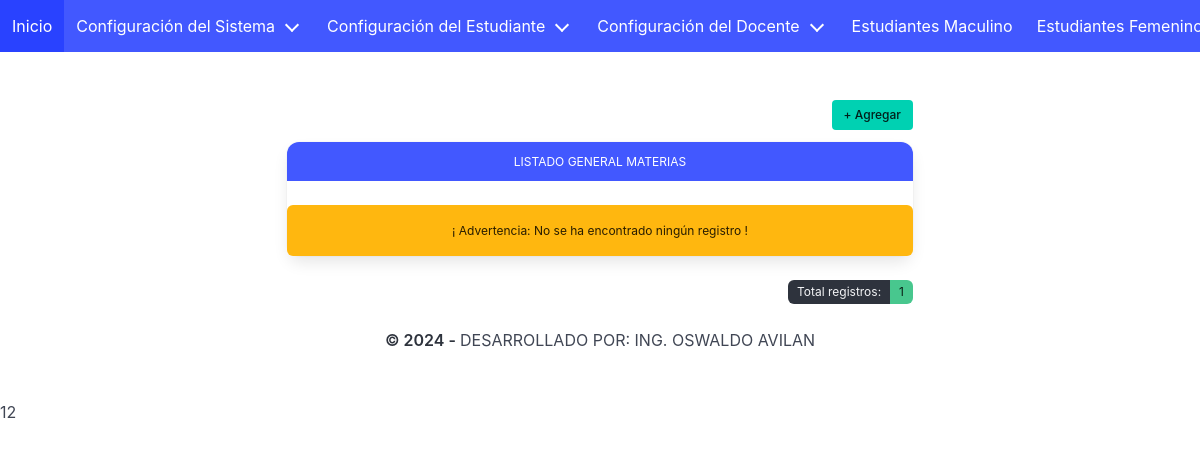
Before: /materias.php with the older database file.
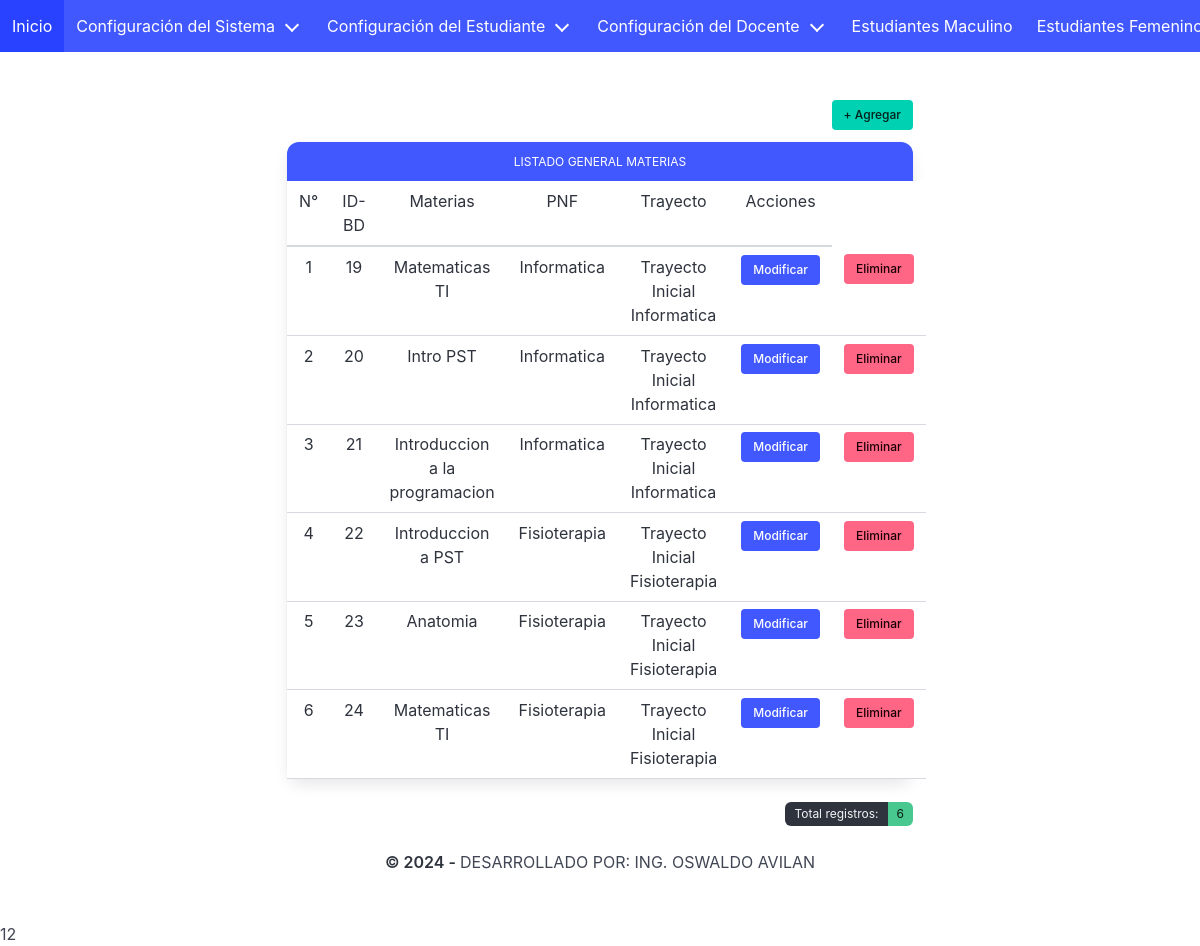
After: the same page with the newer database file.
### tables this page shows
CREATE TABLE `materias` (
  `id_materias` int(11) NOT NULL,
  `materias` varchar(45) NOT NULL,
  `id_pnf` int(11) NOT NULL,
  `id_trayectos` int(11) NOT NULL
);

CREATE TABLE `pnf` (
  `id_pnf` int(11) NOT NULL,
  `pnf` varchar(45) NOT NULL
);

CREATE TABLE `trayectos` (
  `id_trayectos` int(11) NOT NULL,
  `trayectos` varchar(45) NOT NULL
);

### materias.php (the view, shortened to what this page needs)
<?php
include "conexion/conexion.php";
?>
<!DOCTYPE html>
<html lang="es" data-theme="light">
  <head>
    <link rel="stylesheet" href="css/bulma.min.css">
  </head>
  <body>
<?php include "menu.php"; ?>
<section class="section">
  <div class="container">
    <div class="columns is-mobile is-centered">
      <div class="column is-8">
<div class="field is-grouped is-grouped-right">
  <p class="control">
  <button class="button is-primary is-small js-modal-trigger"
  data-target="modal-js-example" aria-haspopup="true">+ Agregar</button>
  </p>
</div>
<article class="panel is-link">
  <p class="panel-heading has-text-centered has-text-weight-normal is-size-7">LISTADO GENERAL MATERIAS</p>
<?php
$consulta = $DB_con->query("SELECT
materias.id_materias,
materias.materias,
materias.id_pnf,
trayectos.id_trayectos,
trayectos.trayectos,
pnf.pnf
FROM materias
INNER JOIN trayectos ON materias.id_trayectos = trayectos.id_trayectos
INNER JOIN pnf ON materias.id_pnf = pnf.id_pnf
ORDER BY materias.id_materias;");
if($consulta->rowCount() > 0){
$i=1;
 ?>
 <table id="myTable" class="table is-hoverable table is-mobile is-fullwidth has-text-centered">
        <thead>
          <tr>
              <th class="has-text-centered has-text-weight-normal">N°</th>
              <th class="has-text-centered has-text-weight-normal">ID-BD</th>
              <th class="has-text-centered has-text-weight-normal">Materias</th>
              <th class="has-text-centered has-text-weight-normal">PNF</th>
              <th class="has-text-centered has-text-weight-normal">Trayecto</th>
              <th class="has-text-centered has-text-weight-normal">Acciones</th>
          </tr>
        </thead>
<?php
while ($linea = $consulta->fetch(PDO::FETCH_ASSOC)) {
echo "
        <tbody>
          <tr>
            <td class='has-text-centered'>$i</td>";?>
            <td><?php echo $linea['id_materias']; ?></td>
            <td><?php echo $linea['materias']; ?></td>
            <td><?php echo $linea['pnf']; ?></td>
            <td><?php echo $linea['trayectos']; ?></td>
<td>
<button data-target="#modificar_<?php echo $linea['id_materias']; ?>"
class='button is-small is-responsive is-link js-modal-trigger'>Modificar</button>
</td>
<td>
<button data-target="#eliminar_<?php echo $linea['id_materias']; ?>"
class='button is-small is-responsive is-danger js-modal-trigger' >Eliminar</button>
</td>
</tr>
</tbody>
<?php
$i++;
}
}
else
echo "<br><div class='notification is-warning has-text-centered has-text-weight-normal is-size-7'>
<h5 class='black-text text-darken-2 center CONDENSED LIGHT5'>
¡ Advertencia: No se ha encontrado ningún registro !
</h5>
</div>";
echo "</table>";
?>
</article>
<div class="control">
<div class="tags has-addons is-right is-small">
<?php
$consulta = $DB_con->query("SELECT * FROM materias");
$consulta->execute();
$materias = $consulta->rowCount();
?>
      <span class="tag is-dark">Total registros:</span>
      <span class="tag is-success"><?php print("$materias\n"); ?></span>
</div>
</div>
</div>
</div>
<div class="content has-text-centered">
  <p><strong>© 2024 - </strong> DESARROLLADO POR: ING. OSWALDO AVILAN</p>
  </div>
</section>
  </body>

### menu.php (shortened to what this page needs)
<nav class="navbar is-link" role="navigation" aria-label="main navigation">
  <div id="navbarBasicExample" class="navbar-menu">
    <div class="navbar-start">
      <a class="navbar-item" href="index.php">Inicio</a>
      <div class="navbar-item has-dropdown is-hoverable">
        <a class="navbar-link">Configuración del Sistema</a>
      </div>
      <div class="navbar-item has-dropdown is-hoverable">
        <a class="navbar-link">Configuración del Estudiante</a>
      </div>
      <div class="navbar-item has-dropdown is-hoverable">
        <a class="navbar-link">Configuración del Docente</a>
      </div>
            <a class="navbar-item" href="estudiantes_masculino.php">Estudiantes Maculino</a>
            <a class="navbar-item" href="estudiantes_femenino.php">Estudiantes Femenino</a>
    </div>
  </div>
</nav>

Changed rows visible on the page:
added materias: id_materias "19", materias "Matematicas TI", id_pnf.pnf "Informatica", id_trayectos.trayectos "Trayecto Inicial Informatica"
added materias: id_materias "20", materias "Intro PST", id_pnf.pnf "Informatica", id_trayectos.trayectos "Trayecto Inicial Informatica"
added materias: id_materias "21", materias "Introduccion a la programacion", id_pnf.pnf "Informatica", id_trayectos.trayectos "Trayecto Inicial Informatica"
added materias: id_materias "22", materias "Introduccion a PST", id_pnf.pnf "Fisioterapia", id_trayectos.trayectos "Trayecto Inicial Fisioterapia"
added materias: id_materias "23", materias "Anatomia", id_pnf.pnf "Fisioterapia", id_trayectos.trayectos "Trayecto Inicial Fisioterapia"
added materias: id_materias "24", materias "Matematicas TI", id_pnf.pnf "Fisioterapia", id_trayectos.trayectos "Trayecto Inicial Fisioterapia"
Other visible differences:
$materias: "1" → "6"
text no longer shown: "¡ Advertencia: No se ha encontrado ningún registro !"
text now shown: "N° ID-BD Materias PNF Trayecto Acciones"
